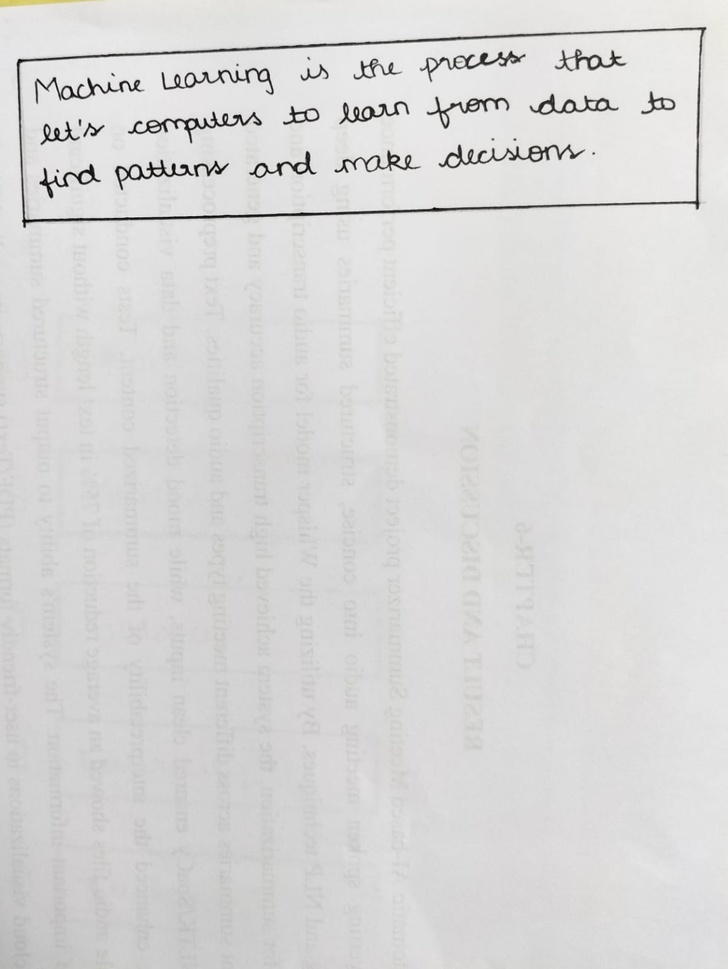
#> input picture input/short.jpeg, 728 x 969 px, shrunk from 1203 x 1600 before the run, found by its file name
$ python clean_line.py
#> lines starting #> are read from the running program, lines starting #| are printed output that depends on the picture; after the words box and inside, x2 and y2 are one past the last pixel; in counts of white or black regions, pixels touching at a corner belong together
import cv2
import numpy as np
import os

class LineSegmenter:
    def __init__(self, min_line_height=20):
        self.min_line_height = min_line_height

    def segment_lines(self, image_path, output_dir="output/short_lines_seg"):
#> called with output_dir = 'output/short_lines_seg'
        print("📄 Segmenting text lines...")

        os.makedirs(output_dir, exist_ok=True)

        # Load image
        image = cv2.imread(image_path)
#> image is the input picture: shape (969, 728, 3); mean B, G, R 215.2, 215.7, 216.1
        if image is None:
            raise ValueError(f"❌ Cannot read image: {image_path}")

        original = image.copy()

        # Convert to grayscale
        gray = cv2.cvtColor(image, cv2.COLOR_BGR2GRAY)

        # Adaptive threshold (important for handwriting)
        thresh = cv2.adaptiveThreshold(
            gray,
            255,
            cv2.ADAPTIVE_THRESH_GAUSSIAN_C,
            cv2.THRESH_BINARY_INV,
            15,
            10
        )
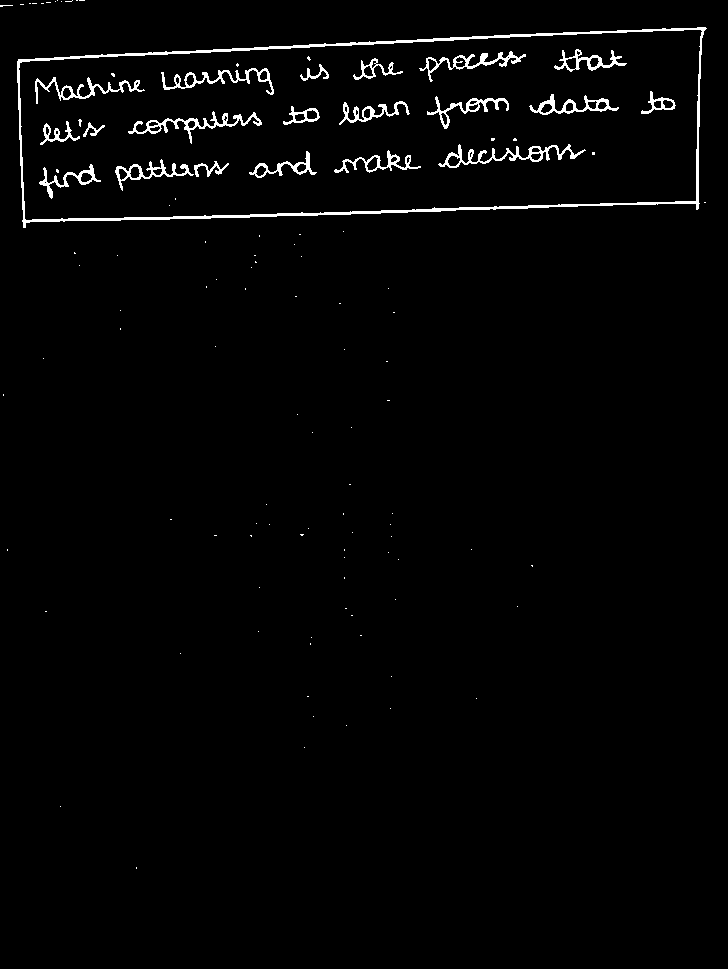
#> thresh: shape (969, 728); 2% white; 116 white regions (95 under 20 px), largest, box (x1, y1, x2, y2) and area: (17, 27, 707, 228) 4699, (438, 144, 586, 168) 841, (128, 111, 262, 144) 800

        # Remove noise
        kernel = cv2.getStructuringElement(cv2.MORPH_RECT, (3, 3))
        thresh = cv2.morphologyEx(thresh, cv2.MORPH_OPEN, kernel)
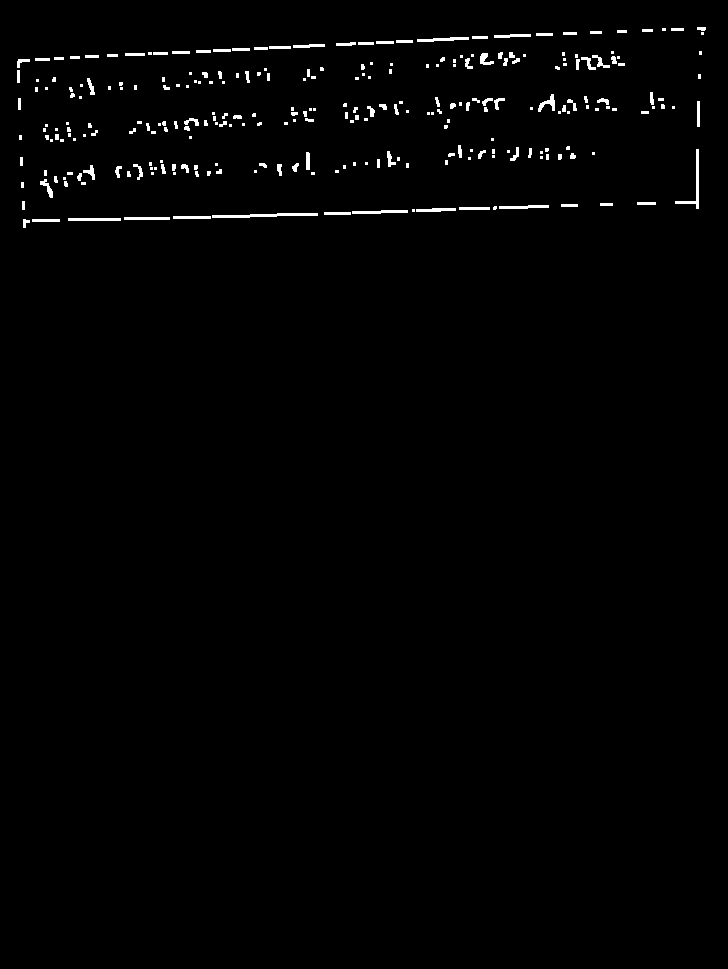
#> thresh: shape (969, 728); 1.2% white; 270 white regions (142 under 20 px), largest, box (x1, y1, x2, y2) and area: (212, 213, 318, 218) 318, (675, 149, 699, 209) 243, (352, 210, 408, 214) 168

        # Horizontal projection
        projection = np.sum(thresh, axis=1)
#> projection = 969 values, max 34935 at index 218, min 0 at index 0, mean 2176.1

        # Normalize projection
        projection = projection / np.max(projection)
#> projection = 969 values, max 1 at index 218, min 0 at index 0, mean 0.0623

        lines = []
        start = None

        for i, value in enumerate(projection):
            if value > 0.05 and start is None:
                start = i
            elif value <= 0.05 and start is not None:
                end = i
                if end - start > self.min_line_height:
                    lines.append((start, end))
                start = None
#> this loop made 969 passes
#> value on passes 1 to 12: 0, 0, 0, 0, 0, 0, 0, 0, 0, 0, 0, 0
#> after the loop, end = 223; lines = [(27, 142), (147, 197), (201, 223)]

        # Catch last line
        if start is not None:
            lines.append((start, len(projection)))

        print(f"✅ Detected {len(lines)} text lines")
#| ✅ Detected 3 text lines

        cropped_paths = []

        for idx, (y1, y2) in enumerate(lines, 1):
            line_crop = original[y1:y2, :]

            crop_path = os.path.join(output_dir, f"line_{idx}.jpg")
            cv2.imwrite(crop_path, line_crop)
            cropped_paths.append(crop_path)

            # Draw for debug
            cv2.rectangle(image, (0, y1), (image.shape[1], y2), (0, 255, 0), 2)
#> this loop made 3 passes
#> pass 1, in segment_lines, `line_crop = original[y1:y2, :]`:
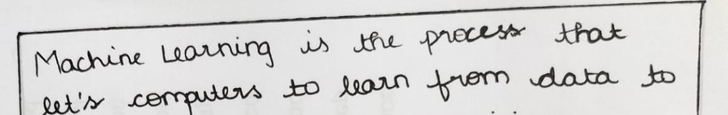
#> line_crop: shape (115, 728, 3); mean B, G, R 212, 212.7, 213.2
#> pass 2, in segment_lines, `line_crop = original[y1:y2, :]`:
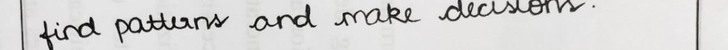
#> line_crop: shape (50, 728, 3); mean B, G, R 211.4, 212.2, 212.8
#> after the loop:
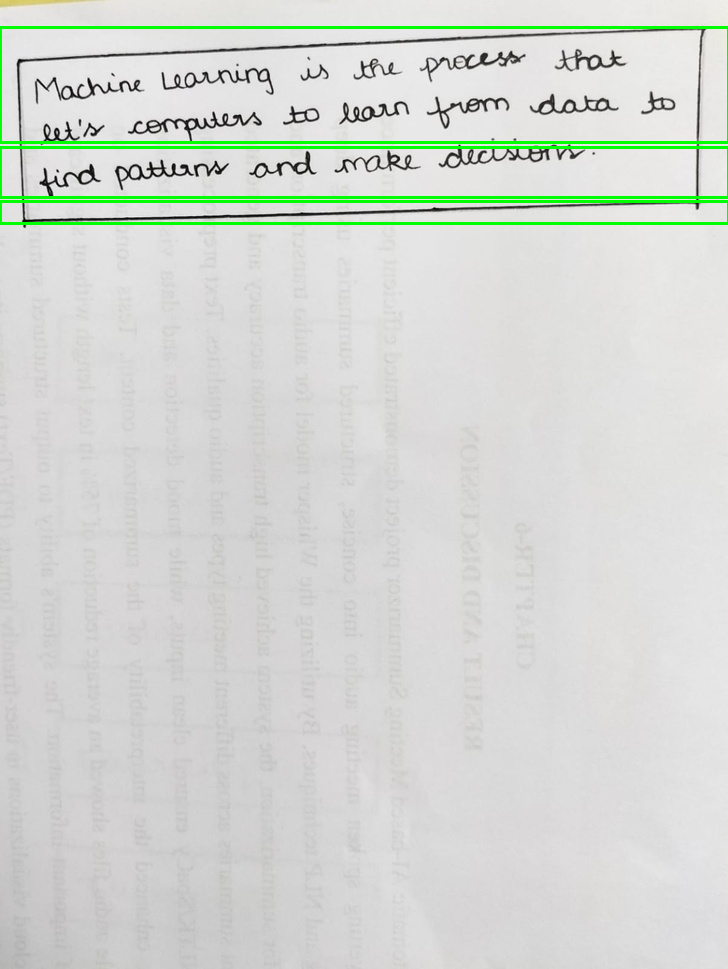
#> image: shape (969, 728, 3); 1.93% of pixels changed, all inside (x1, y1, x2, y2) = (0, 26, 728, 225)
#> after the loop, cropped_paths = ['output/short_lines_seg/line_1.jpg', 'output/short_lines_seg/line_2.jpg', 'output/short_lines_seg/line_3.jpg']

        # Save debug image
        debug_path = os.path.join(output_dir, "debug_lines.jpg")
        cv2.imwrite(debug_path, image)

        print(f"🖼 Saved line crops to: {output_dir}")
#| 🖼 Saved line crops to: output/short_lines_seg
        print(f"🧪 Debug image saved as: debug_lines.jpg")

        return cropped_paths


# ---------------- TEST ----------------
if __name__ == "__main__":
    image_path = "/workspaces/Handwritten-Answer-Script-Evaluation-Using-NLP-and-ML/input/short.jpeg"  # 👈 change this
    segmenter = LineSegmenter()
    segmenter.segment_lines(image_path)
